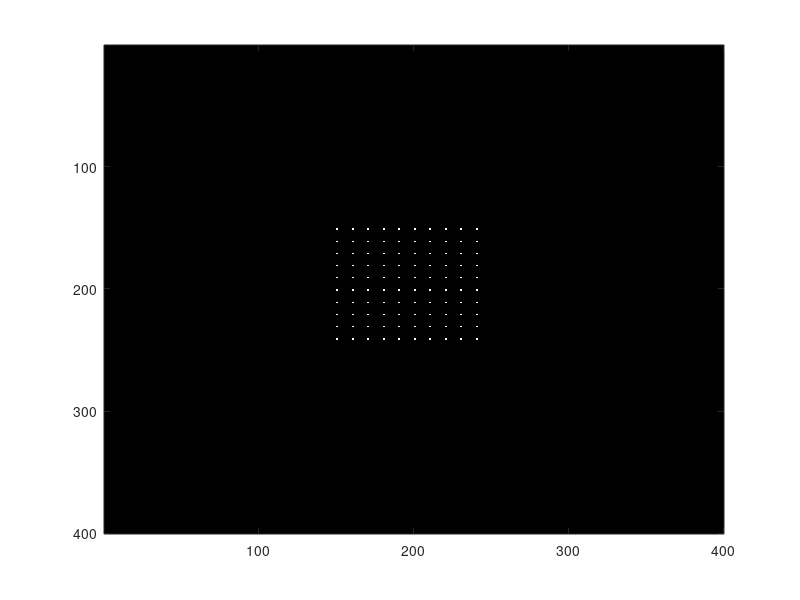
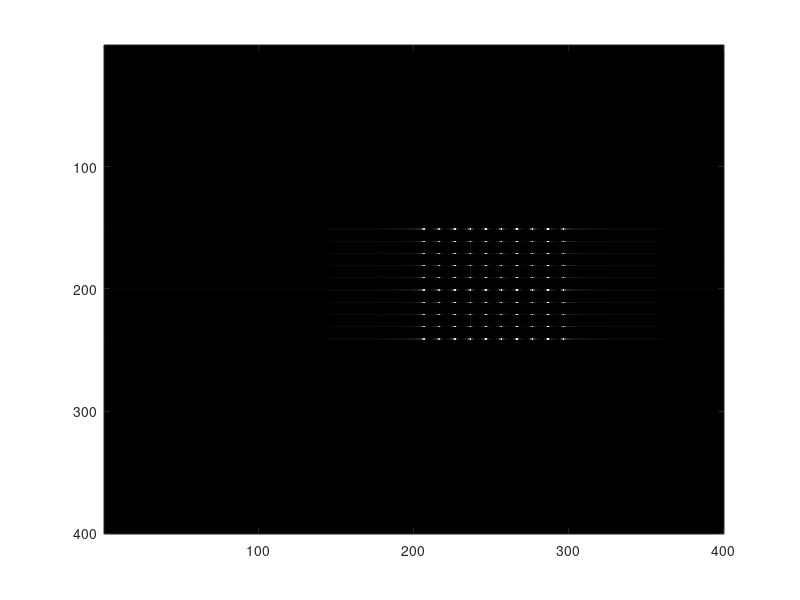

Recreate these plots in MATLAB, in order.
function  Test_14
%TEST_14 Summary of this function goes here
%   Detailed explanation goes here
close all;
clear all;
clc;

th = 10;
th = th*pi/180;
Move = 1;
X = 400;
Y = 400;

moveX = tan(th/2);
moveY = -sin(th);

core_a = zeros(100,100);
core_a(1:10:end,1:10:end)=1;
a = zeros(X,Y);
dOmegaX = 2*pi/X;
dOmegaY = 2*pi/Y;
a(151:250,151:250) = core_a;
figure,imagesc(abs(a)/max(max(abs(a)))),colormap(gray);


fft_a1 = fftshift(fft(a.'),1).';
%fft_a1 = fftshift(fft2(a));
%shift1 = exp((-1)*1i*moveX*(-X/2+1:X/2).'*dOmegaY*(-Y/2+1:Y/2));
%shift1 = exp((-1)*1i*moveX*(-X/2+1:X/2).'*ones(1,Y));
shift1 = exp((-1)*1i*moveX*ones(1,X).'*(-Y/2+1:Y/2)*10);
%figure,imagesc(real(shift1)/max(max(real(shift1)))),colormap(gray);
%figure,imagesc(abs(fft_a1)/max(max(abs(fft_a1)))),colormap(gray);
fft_a1 = fft_a1.*shift1;
%figure,imagesc(abs(fft_a1)/max(max(abs(fft_a1)))),colormap(gray);
b1 = (ifft(fft_a1.')).';
figure,imagesc(abs(b1)/max(max(abs(b1)))),colormap(gray);
%{

fft_a2 = fftshift(fft(b1),1);
shift2 = exp((-1)*1i*moveY*dOmegaX*(-X/2+1:X/2).'*(-Y/2+1:Y/2));
fft_a2 = fft_a2.*shift2;
b2 = (ifft(fft_a2));
figure,imagesc(abs(fft_a2)/max(max(abs(fft_a2)))),colormap(gray);
figure,imagesc(abs(b2)/max(max(abs(b2)))),colormap(gray);

fft_a3 = fftshift(fft(b2.'),1).';
shift1 = exp((-1)*1i*moveX*(-X/2+1:X/2).'*dOmegaY*(-Y/2+1:Y/2));
fft_a3 = fft_a3.*shift1;
b3 = (ifft(fft_a3.')).';
figure,imagesc(abs(fft_a3)/max(max(abs(fft_a3)))),colormap(gray);
figure,imagesc(abs(b3)/max(max(abs(b3)))),colormap(gray);
%}
end

